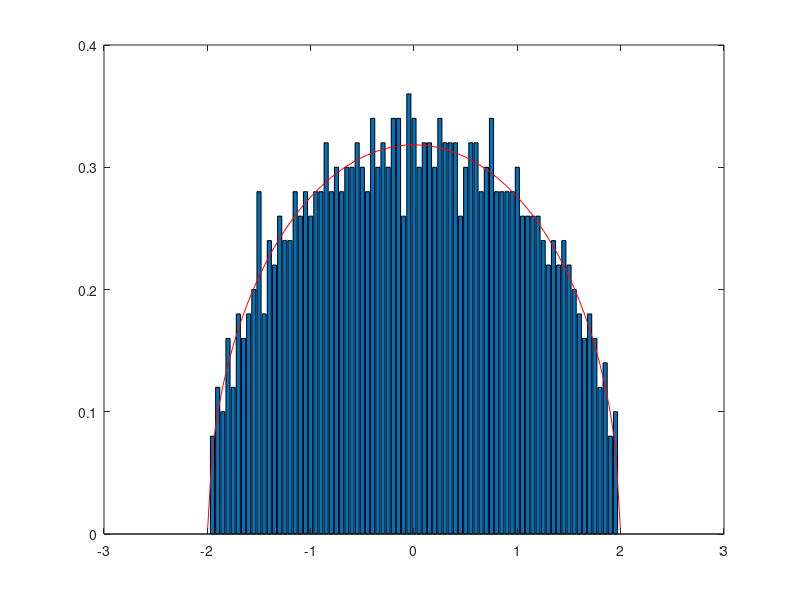

Reproduce this figure in MATLAB. (Note: this script raises an error after producing the figure.)
%% testing Marchenko-Pastur for actual random matrices


% vrX = var(X(:));
% Y = 1/N * X * X';  % normalised matrix
% [V,D] = eig(Y,'vector');
% 
% maxEg = vrX * (1+sqrt(c)).^2;  % upper M-P bound
% 
% histogram(D);
% line([maxEg maxEg],[0 10])

%% Wigner
% Gaussian
N = 1000; c=1;
X = randn(N);  % asymmetric matrix

H = (X + X') / 2;
Es = eig(H);
En = Es / sqrt(N/2);
dx = 0.05;
x = -2:dx:2;

counts = hist(En,x); 
W = 1/(2*pi) * sqrt(4-x.^2);

figure
bar(x,counts / (dx * N)); hold on
plot(x,W,'r')


%% Tracey-Widom for complex numbers
Emax = []; rpts = 1000; N = 100;
for i=1:rpts
    X = randn(N) +sqrt(-1)*randn(N);  % complex numbers
    H = (X + X') / 2;
    Es = eig(H);
    Emax = [Emax; max(Es)];
end
dx = 0.01;
x = -5:dx:5;
EMaxScale = N.^(1/6)*(Emax - 2*sqrt(N)); % scale values; for f2 (complex numbers)

counts = hist(EMaxScale,x); 

[t,f2] = TraceyWidom(-5,5,dx);

figure
bar(x,counts/(rpts*dx)); hold on
plot(t,f2,'r')


